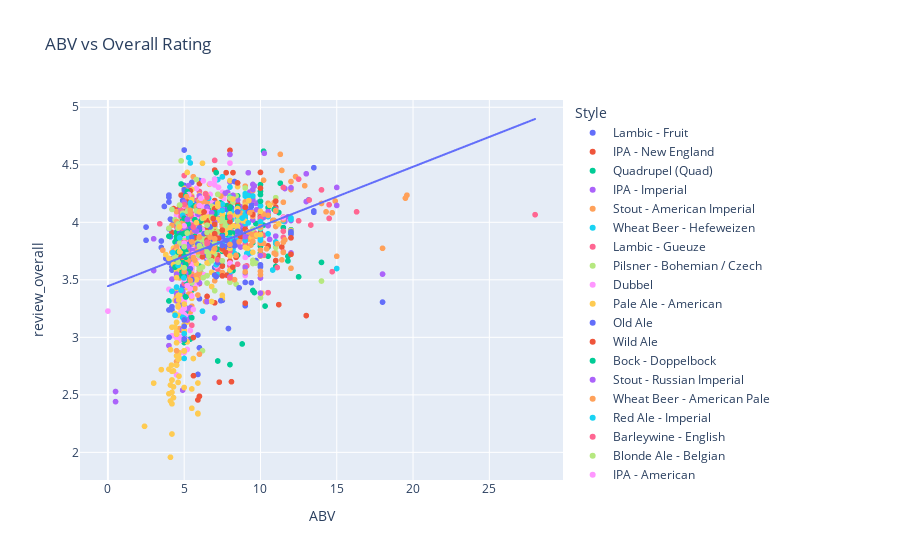

Source (notebook cell):
### Markdown cell above
The shape of this data doesn't seem to match the logarithmic pattern we would expect. Other than a few outliers, it seems to be pretty groupd around the same average rating. We noted that the BA Top 250 list had a pretty high ABV value across the bored. Let's take this new set and see if there's a pattern with ABV and rating.

### Code cell
fig = px.scatter(
    df,
    x="ABV",
    y="review_overall",
    color="Style",
    hover_data=['Name', 'Brewery', 'ABV', 'review_overall'],
    title="ABV vs Overall Rating",
)
trend_fig = px.scatter(
    df,
    x="ABV",
    y="review_overall",
    trendline="ols"
)

fig.add_traces(trend_fig.data[1])

fig.show()
